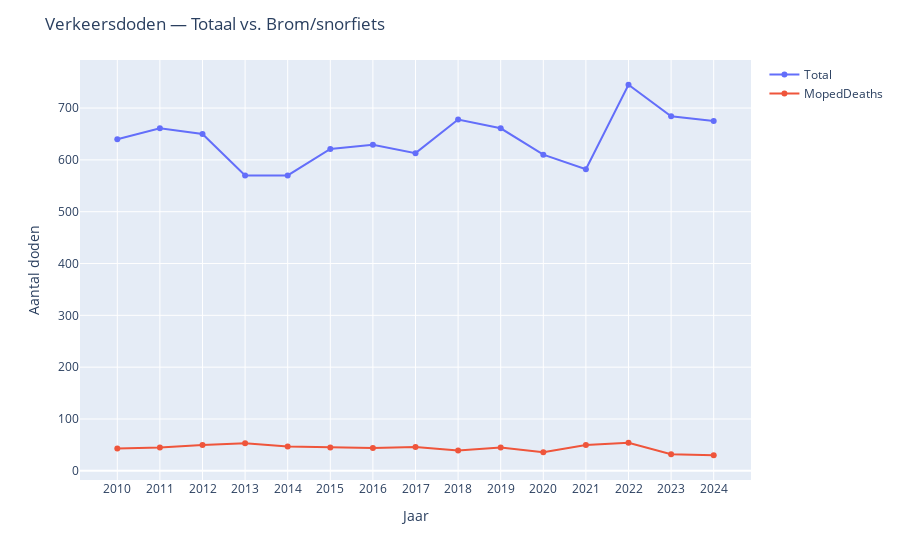

Notebook cell for this chart:
### Code cell
df2 = df2.rename(columns={
    "Perioden": "Year",
    "Totaal": "Total",
    "Brom/Snorfiets": "MopedDeaths"
})[["Year", "Total", "MopedDeaths"]]

long = df2.melt(id_vars="Year",
                value_vars=["Total", "MopedDeaths"],
                var_name="Serie", value_name="Aantal")


fig = px.line(
    long, x="Year", y="Aantal", color="Serie",
    markers=True,
    labels={"Year": "Jaar", "Aantal": "Aantal doden", "Serie": ""},
    category_orders={"Serie": ["Total", "MopedDeaths"]},
)
fig.update_traces(hovertemplate="Jaar %{x}<br>%{y:.0f} doden")
fig.update_layout(title="Verkeersdoden — Totaal vs. Brom/snorfiets", xaxis=dict(dtick=1))
fig.show()

### Figure 1 — Plotly figure (JSON) as saved in the notebook; plotly's stock layout.template omitted (floating-point values rounded to 4 significant figures)
{"data": [{"hovertemplate": "Jaar %{x}<br>%{y:.0f} doden", "legendgroup": "Total", "line": {"color": "#636efa", "dash": "solid"}, "marker": {"symbol": "circle"}, "mode": "lines+markers", "name": "Total", "orientation": "v", "showlegend": true, "type": "scatter", "x": [2010, 2011, 2012, 2013, 2014, 2015, 2016, 2017, 2018, 2019, 2020, 2021, 2022, 2023, 2024], "xaxis": "x", "y": [640, 661, 650, 570, 570, 621, 629, 613, 678, 661, 610, 582, 745, 684, 675], "yaxis": "y"}, {"hovertemplate": "Jaar %{x}<br>%{y:.0f} doden", "legendgroup": "MopedDeaths", "line": {"color": "#EF553B", "dash": "solid"}, "marker": {"symbol": "circle"}, "mode": "lines+markers", "name": "MopedDeaths", "orientation": "v", "showlegend": true, "type": "scatter", "x": [2010, 2011, 2012, 2013, 2014, 2015, 2016, 2017, 2018, 2019, 2020, 2021, 2022, 2023, 2024], "xaxis": "x", "y": [43, 45, 50, 53, 47, 45, 44, 46, 39, 45, 36, 50, 54, 32, 30], "yaxis": "y"}], "layout": {"legend": {"title": {"text": ""}, "tracegroupgap": 0}, "margin": {"t": 60}, "title": {"text": "Verkeersdoden — Totaal vs. Brom/snorfiets"}, "xaxis": {"anchor": "y", "domain": [0, 1], "dtick": 1, "title": {"text": "Jaar"}}, "yaxis": {"anchor": "x", "domain": [0, 1], "title": {"text": "Aantal doden"}}}}
